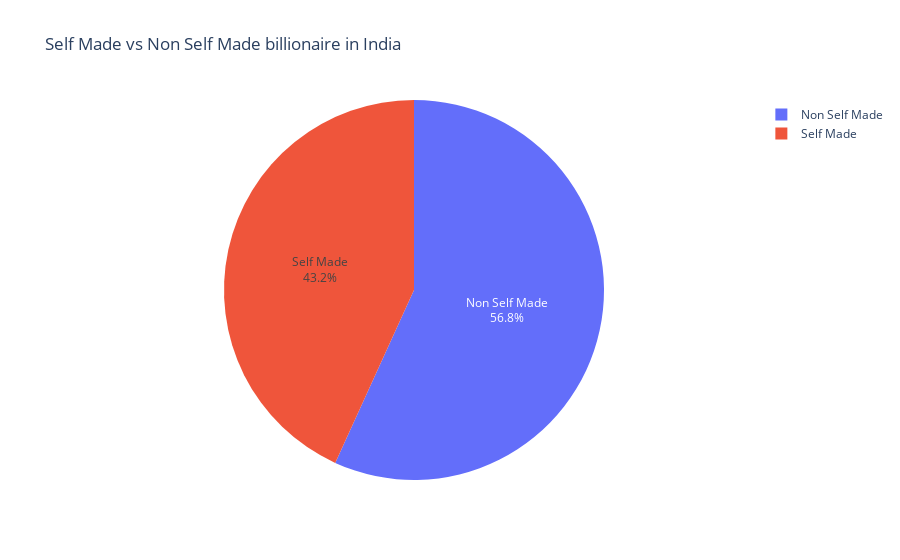

The cell this chart's notebook holds for it:
### Code cell
fig = px.pie(indian_selfmade, values=indian_selfmade['Count'], names=indian_selfmade['Self made'], title='Self Made vs Non Self Made billionaire in India')
fig.update_traces(textposition='inside', textinfo='percent+label')
fig.show()

### Figure 1 — Plotly figure (JSON) as saved in the notebook; plotly's stock layout.template omitted (floating-point values rounded to 4 significant figures)
{"data": [{"domain": {"x": [0, 1], "y": [0, 1]}, "hovertemplate": "Self made=%{label}<br>Count=%{value}<extra></extra>", "labels": ["Non Self Made", "Self Made"], "legendgroup": "", "name": "", "showlegend": true, "textinfo": "percent+label", "textposition": "inside", "type": "pie", "values": [96, 73]}], "layout": {"legend": {"tracegroupgap": 0}, "title": {"text": "Self Made vs Non Self Made billionaire in India"}}}
